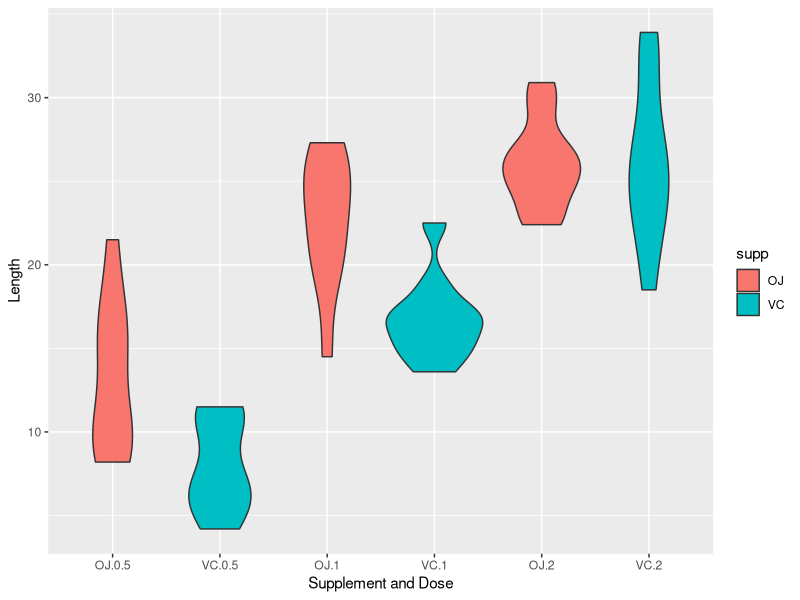

Recreate this plot in R.
## ---- chunk 1
data(ToothGrowth)
library(ggplot2)
ToothGrowth$dose = factor(ToothGrowth$dose, levels=c(0.5,1.0,2.0))
## ---- chunk 2
xtabs(len ~ dose + supp, data = ToothGrowth)
## ---- chunk 3
qplot(interaction(supp , dose),len, data=ToothGrowth,geom = "violin", xlab = "Supplement and Dose", ylab = "Length", fill = supp)
## ---- chunk 4
t.test(ToothGrowth[ToothGrowth$supp == "OJ",]$len, ToothGrowth[ToothGrowth$supp == "VC",]$len)$conf.int

## ---- chunk 5
t.test(ToothGrowth[ToothGrowth$dose == 1.0,]$len, ToothGrowth[ToothGrowth$dose == 0.5,]$len)$conf.int
t.test(ToothGrowth[ToothGrowth$dose == 2.0,]$len, ToothGrowth[ToothGrowth$dose == 1.0,]$len)$conf.int

